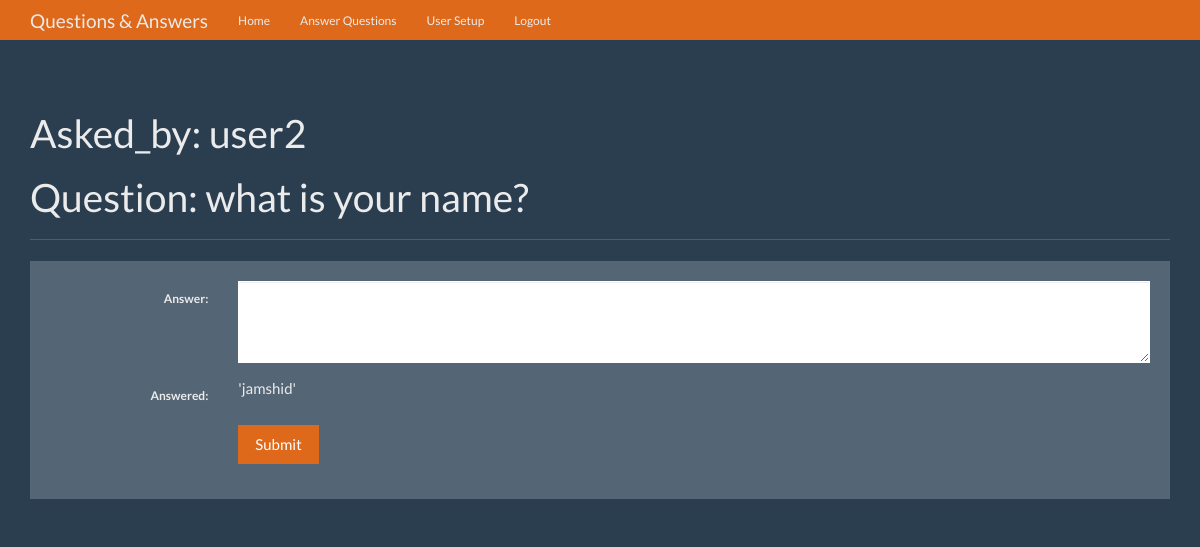
Page /answer/1 (signed in) on the earlier database version.
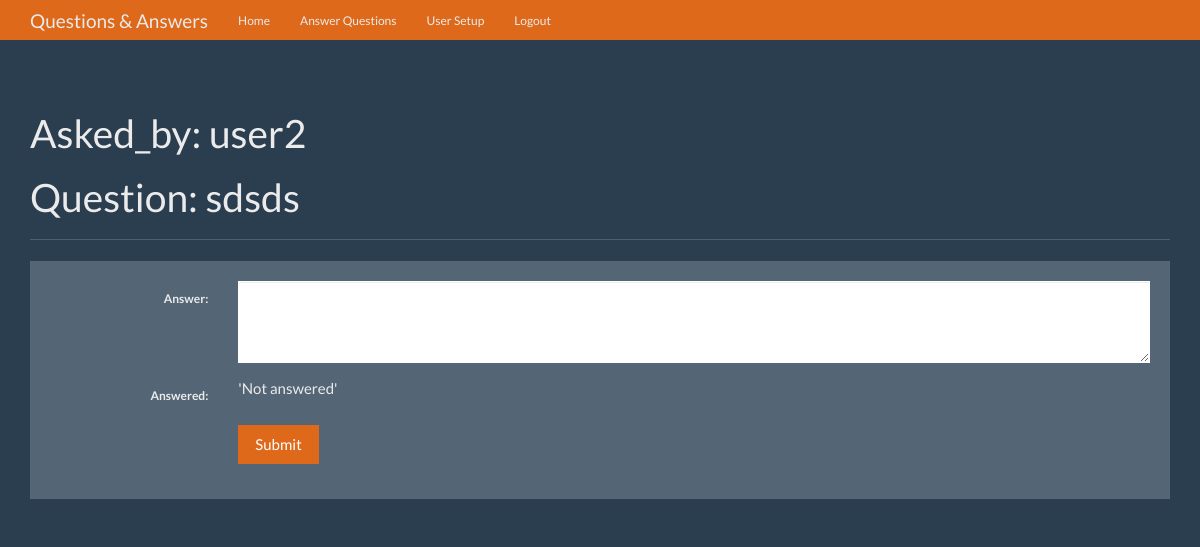
Same page on the later database version.
### tables this page shows
CREATE TABLE User (
id integer primary key autoincrement,
name text not null,
password text not null,
expert boolean not null,
admin boolean not null
);

CREATE TABLE question (
id integer primary key autoincrement,
question_text text not null,
answer_text text not null,
asked_id integer not null,
expert_id integer not null
);

### app.py (the view, shortened to what this page needs)
@app.route('/answer/<question_id>', methods=['POST', 'GET'])
def answer(question_id):
    user = get_current_user()
    db = get_db()
    cursor = db.execute(
        'select user.name, question.id, question.question_text, question.answer_text, question.asked_id, question.expert_id from question INNER JOIN user ON question.asked_id = user.id where question.id=?', [question_id])
    question = cursor.fetchone()
    return render_template('answer.html', question=question, user=user)

### app.py (called while the page is built)
def get_current_user():
    user_result = None
    if 'user' in session:
        user = session['user']
        db = connect_db()
        user_query = db.execute(
            'select id, name, password, expert, admin from user where name =?', [user])
        user_result = user_query.fetchone()
    return user_result

### database.py (called while the page is built)
def connect_db():
    sql = sqlite3.connect('data.db')
    sql.row_factory = sqlite3.Row
    return sql

def get_db():
    if not hasattr(g, 'sqlite3'):
        g.sqlite_db = connect_db()
    return g.sqlite_db

### templates/answer.html (shortened to what this page needs)
{%extends 'base.html'%} {%from 'macro.html' import links%}  {%block nav%}{%endblock%} {%block body%} {%if user%}
<div class="page-header">
  <h1>Asked_by: {{question.name}}</h1>
  <h1>Question: {{question.question_text}}</h1>
</div>
<div class="row">
  <div class="col-lg-12">
    <div class="well bs-component">
      <form
        class="form-horizontal"
        method="post"
        action="{{url_for('answer', question_id=question.id)}}"
      >
        <fieldset>
          <div class="form-group">
            <label for="textArea" class="col-lg-2 control-label">Answer:</label>
            <div class="col-lg-10">
              <textarea
                name="answer"
                class="form-control"
                rows="3"
                id="textArea"
              ></textarea>
            </div>
          </div>
          <div class="form-group">
            <label for="textArea" class="col-lg-2 control-label"
              >Answered:</label
            >
            <div class="col-lg-10">
              {%if question.answer_text!='Null'%}
              <p>'{{question.answer_text}}'</p>
              {%else%}
              <p>'Not answered'</p>
              {%endif%}
            </div>
          </div>
          <div class="form-group">
            <div class="col-lg-10 col-lg-offset-2">
              <button type="submit" class="btn btn-primary">Submit</button>
            </div>
          </div>
        </fieldset>
      </form>
    </div>
  </div>
</div>
{%endif%} {%endblock%}

Differences in the rows shown:
changed question: question_text "what is your name?" → "sdsds"; answer_text "jamshid" → (not shown)
Other differences:
text now shown: "'Not answered'"
